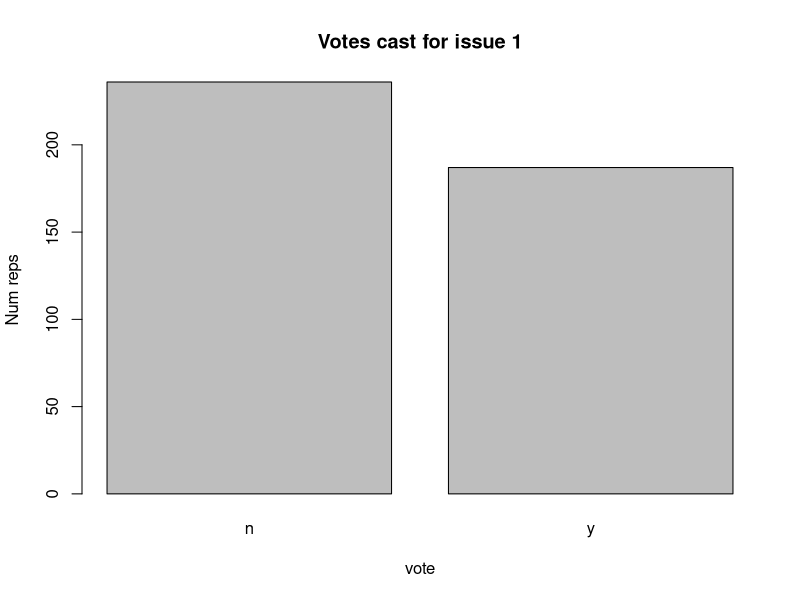
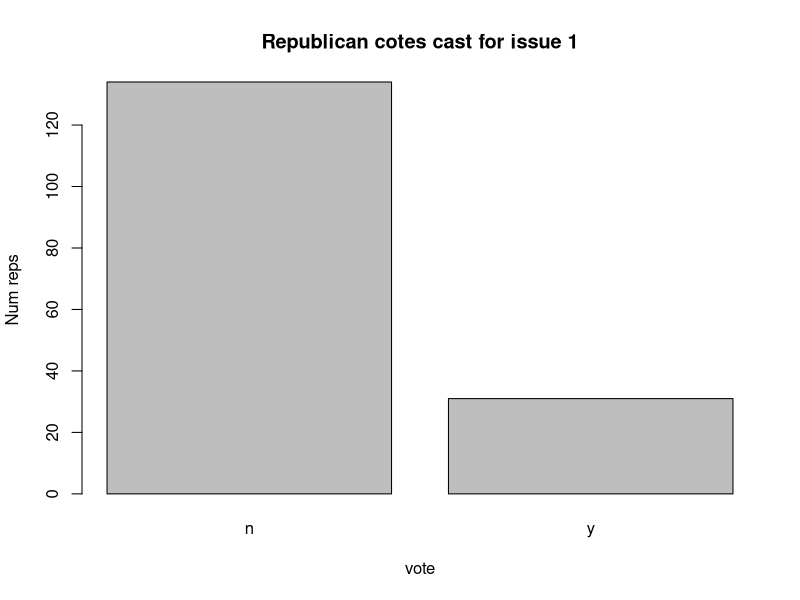
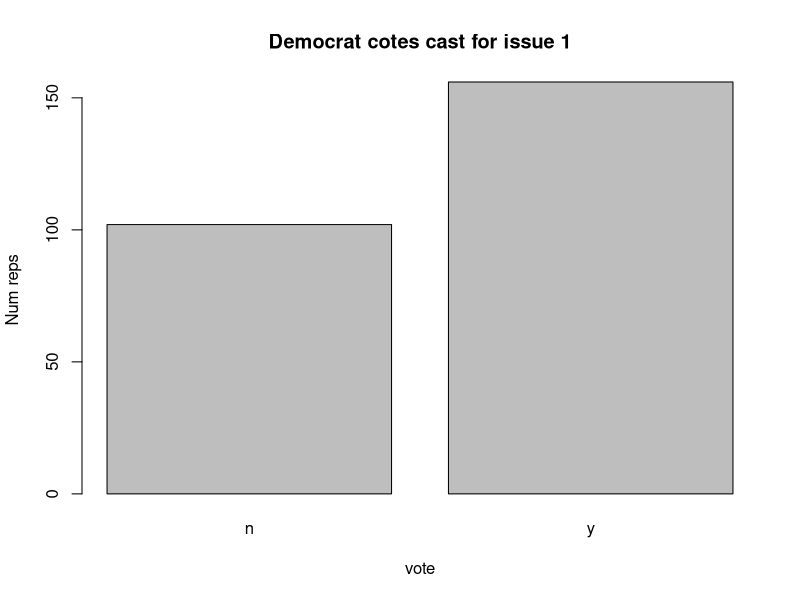

These figures' R source, in order:
install.packages("mlbench")
library(mlbench)
data("HouseVotes84")
plot(as.factor(HouseVotes84[,2]))
title(main='Votes cast for issue 1',xlab="vote",ylab="Num reps")
 HouseVotes84$Class
Repub <- HouseVotes84$Class=="republican" 
Democrat <- HouseVotes84$Class=="democrat"
Repub
plot(as.factor(HouseVotes84[Repub,2]))
title(main="Republican cotes cast for issue 1",xlab="vote",ylab="Num reps")
plot(as.factor(HouseVotes84[Democrat,2]))
title(main="Democrat cotes cast for issue 1",xlab="vote",ylab="Num reps")

na_by_col_class <- function(col,cls){
  return(sum(is.na(HouseVotes84[,col])& HouseVotes84$Class==cls))
}
na_by_col_class

p_y_col_class <- function(col,cls){
sum_y <- sum(HouseVotes84[,col]=="y"& HouseVotes84$Class==cls,na.rm = TRUE)
sum_n <- sum(HouseVotes84[,col]=="y"& HouseVotes84$Class==cls,na.rm = TRUE)

 return(sum_y/(sum_y+sum_n))
}

#check the prob of yes vote by decom in 5
p_y_col_class(5,"democrat")
#check the prob of yes vote by repub in 5
p_y_col_class(5,"republication")

#check the prob of yes vote for both
na_by_col_class(5,"republication")
na_by_col_class(2,"democrat")
na_by_col_class(2,"republication")

#impute missing values

for(i in 2:ncol(HouseVotes84)){
  if(sum(is.na(HouseVotes84[,i]>0))){
  c1<- which(is.na(HouseVotes84[,i])& HouseVotes84$Class=="democrat",arr.ind = TRUE)
  c2<- which(is.na(HouseVotes84[,i])& HouseVotes84$Class=="republican",arr.ind = TRUE)
  HouseVotes84[c1,i]<-
    ifelse(runif(na_by_col_class(i,"democrat"))<p_y_col_class(i,"democrat"),"y","n")
  
  HouseVotes84[c2,i]<-
    ifelse(runif(na_by_col_class(i,"republican"))<p_y_col_class(i,"republican"),"y","n")}
}


#divide into test and training sets

HouseVotes84[,"train"] <- ifelse(runif(nrow(HouseVotes84))<0.80,1,0)

#get col number of tran
trainColNum <- grep("train",names(HouseVotes84))

#seperate training and test sets and remove training before modeling
trainHouseVotes84 <- HouseVotes84[HouseVotes84$train==1,-trainColNum]
trainHouseVotes84 <- HouseVotes84[HouseVotes84$train==0,-trainColNum]
trainHouseVotes84


#load e1072 lib and invoke naiveBoyes
library(e1071)
nb_model <- naiveBayes(Class~.,data = trainHouseVotes84)
nb_model
summary(nb_model)
str(nb_model)

nb_test_predict <- predict(nb_model,HouseVotes84[,-1])

mean(nb_test_predict==HouseVotes84$Class)

table(pred=nb_test_predict,true=HouseVotes84$Class)
